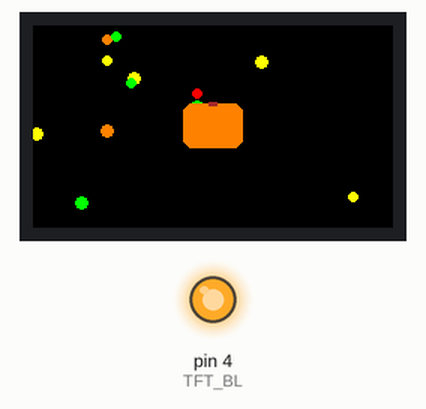
This sketch was run on a simulated Arduino Mega 2560, built with avr-gcc and run on an emulated ATmega2560. On the bench: 240×135 colour display, output pins drawn as LEDs (lit = HIGH). Random numbers use the default seed unless the sketch sets one.

Above: at 0.3 s.
At 7.8 s:
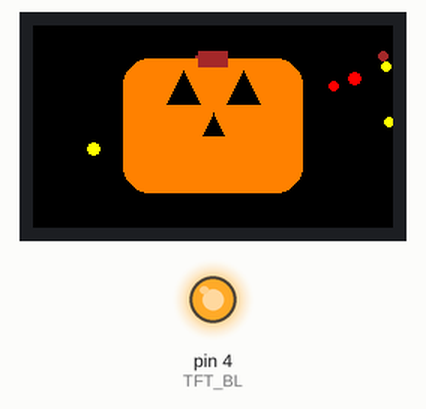
At 13.3 s:
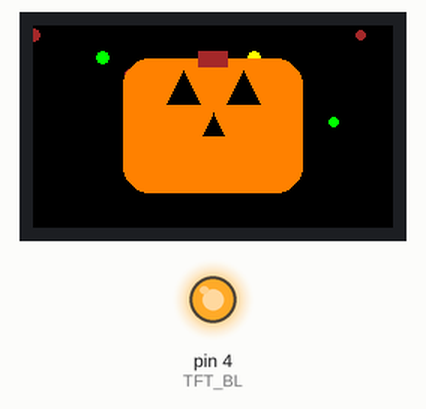
At 18.7 s:
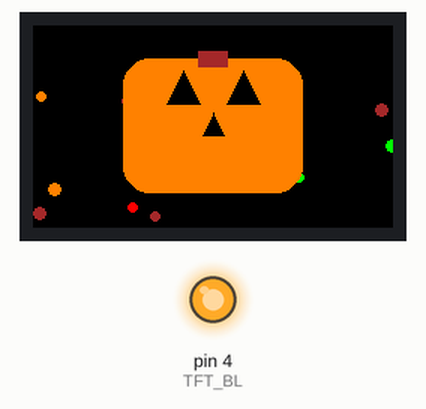
At 27.4 s:
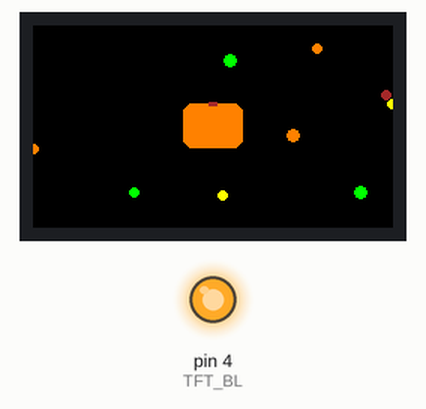
At 36.0 s:
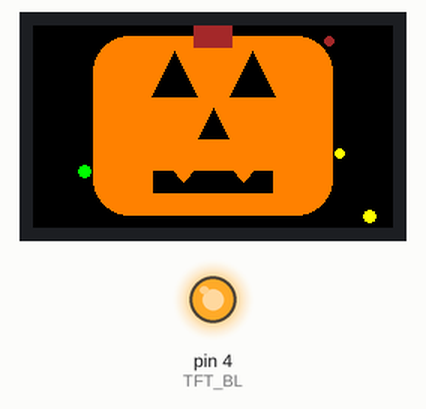

Measured:
- what the display in image 1 shows lasts 1.1 s, from 7.8 s to 8.9 s

The sketch:

module_1.ino
```cpp
#include <Adafruit_GFX.h>
#include <Adafruit_ST7789.h>  // Make sure this library is installed
#include <SPI.h>

// pinouts from https://github.com/Xinyuan-LilyGO/TTGO-T-Display
#define TFT_MOSI 19
#define TFT_SCLK 18
#define TFT_CS 5
#define TFT_DC 16
#define TFT_RST 23
#define TFT_BL 4

Adafruit_ST7789 tft = Adafruit_ST7789(TFT_CS, TFT_DC, TFT_MOSI, TFT_SCLK, TFT_RST);

// Jack-o'-lantern face dimensions and zoom factor
int faceWidth = 40;   // wider pumpkin
int faceHeight = 30;
int zoomFactor = 1;
int maxZoom = 5;

uint16_t brown = tft.color565(165, 42, 42);

// Leaf colors
uint16_t leafColors[] = {ST77XX_RED, ST77XX_GREEN, ST77XX_ORANGE, ST77XX_YELLOW, brown};

void drawRandomLeaves() {
  int numLeaves = random(5, 15);  // Random number of leaves
  for (int i = 0; i < numLeaves; i++) {
    int x = random(0, tft.width());
    int y = random(0, tft.height());
    uint16_t color = leafColors[random(0, 5)];
    tft.fillCircle(x, y, random(3, 5), color);  // Random leaf size and color
  }
}

void setup() {
  // Initialize the display
  pinMode(TFT_BL, OUTPUT);
  digitalWrite(TFT_BL, HIGH);

  tft.init(135, 240);  // Init ST7789 with 240x240 resolution
  tft.setRotation(1);  // Set rotation as needed
  tft.fillScreen(ST77XX_BLACK);

}

void drawJackOLantern(int x, int y, int width, int height, int zoomLevel) {

  // adding basic pumpkin on first appearance
  // rounder rectangle for better pumpkin shape
  tft.fillRoundRect(x - width / 2, y - height / 2, width, height, height / 5, ST77XX_ORANGE);

  // brown stem
  int stemWidth = width / 6; // width of the stem as 1/6 of the pumpkin's width
  int stemHeight = height / 8; // height of the stem as 1/6 of the pumpkin's height
  tft.fillRect(x - stemWidth / 2, y - height / 2 - stemHeight / 2, stemWidth, stemHeight, brown);

  // variables for the eyes
  int eyeOffset = width / 6;  // horizontal distance between the eyes
  int eyeHeight = height / 4;  // height of the eyes
  int eyeWidth = eyeHeight;
  int eyeYPosition = y - height / 6;  // Y position for the eyes

  // variables for the nose
  int noseHeight = height / 6; // height of nose is 1/6 of the pumpkin's height

  // add features based on zoom level

  // adding eyes on zoom level 2
  if (zoomLevel >= 2) {
    // Left eye
    tft.fillTriangle(
      x - eyeOffset - eyeWidth / 2, eyeYPosition,
      x - eyeOffset + eyeWidth / 2, eyeYPosition,
      x - eyeOffset, eyeYPosition - eyeHeight, ST77XX_BLACK);

    // Right eye
    tft.fillTriangle(
      x + eyeOffset - eyeWidth / 2, eyeYPosition,
      x + eyeOffset + eyeWidth / 2, eyeYPosition,
      x + eyeOffset, eyeYPosition - eyeHeight, ST77XX_BLACK);
  }

  // add nose on zoom level 3
  if (zoomLevel >= 3) {
    // Nose (right-side-up triangle, moved higher)
    tft.fillTriangle(x, y - height / 10, x - noseHeight / 2, y - height / 10 + noseHeight, x + noseHeight / 2, y - height / 10 + noseHeight, ST77XX_BLACK);
  }

  // add mouth with vampire fangs on zoom level 4
  if (zoomLevel >= 4) {

    int mouthWidth = width / 2;
    int mouthHeight = height / 8;
    int mouthY = y + height / 4;
    tft.fillRect(x - mouthWidth / 2, mouthY, mouthWidth, mouthHeight, ST77XX_BLACK);

    int fangHeight = height / 6;
    int fangWidth = width / 5;

    tft.fillTriangle(
      x - mouthWidth / 4, mouthY + mouthHeight / 2,
      x - mouthWidth / 4 - fangWidth / 2, mouthY - fangHeight + mouthHeight / 2,
      x - mouthWidth / 4 + fangWidth / 2, mouthY - fangHeight + mouthHeight / 2, ST77XX_ORANGE);
    tft.fillTriangle(
      x + mouthWidth / 4, mouthY + mouthHeight / 2,
      x + mouthWidth / 4 - fangWidth / 2, mouthY - fangHeight + mouthHeight / 2,
      x + mouthWidth / 4 + fangWidth / 2, mouthY - fangHeight + mouthHeight / 2, ST77XX_ORANGE);

  }

  // light up pumpkin on final level
  if (zoomLevel == maxZoom) {
    // lighter shade of orange
    uint16_t lightOrange = tft.color565(255, 160, 0);

    // eyes
    tft.fillTriangle(
      x - eyeOffset - eyeWidth / 2, eyeYPosition,
      x - eyeOffset + eyeWidth / 2, eyeYPosition,
      x - eyeOffset, eyeYPosition - eyeHeight, lightOrange);
    tft.fillTriangle(
      x + eyeOffset - eyeWidth / 2, eyeYPosition,
      x + eyeOffset + eyeWidth / 2, eyeYPosition,
      x + eyeOffset, eyeYPosition - eyeHeight, lightOrange);

    // nose
    tft.fillTriangle(x, y - height / 10, x - noseHeight / 2, y - height / 10 + noseHeight, x + noseHeight / 2, y - height / 10 + noseHeight, lightOrange);

    // mouth
    int mouthWidth = width / 2;
    int mouthHeight = height / 8;
    int mouthY = y + height / 4;
    tft.fillRect(x - mouthWidth / 2, mouthY, mouthWidth, mouthHeight, lightOrange);

    // need to redraw fangs
    int fangHeight = height / 6;
    int fangWidth = width / 5;

    tft.fillTriangle(
      x - mouthWidth / 4, mouthY + mouthHeight / 2,
      x - mouthWidth / 4 - fangWidth / 2, mouthY - fangHeight + mouthHeight / 2,
      x - mouthWidth / 4 + fangWidth / 2, mouthY - fangHeight + mouthHeight / 2, ST77XX_ORANGE);
    tft.fillTriangle(
      x + mouthWidth / 4, mouthY + mouthHeight / 2,
      x + mouthWidth / 4 - fangWidth / 2, mouthY - fangHeight + mouthHeight / 2,
      x + mouthWidth / 4 + fangWidth / 2, mouthY - fangHeight + mouthHeight / 2, ST77XX_ORANGE);

  }
}


void loop() {
  // Clear the display
  tft.fillScreen(ST77XX_BLACK);

  drawRandomLeaves();

  // Draw the Jack-o'-lantern in the center of the screen, adjusting the size with zoom
  int x = tft.width() / 2;
  int y = tft.height() / 2;
  drawJackOLantern(x, y, faceWidth * zoomFactor, faceHeight * zoomFactor, zoomFactor);

  // Increment zoom factor and loop back if it exceeds max zoom
  zoomFactor++;
  if (zoomFactor > maxZoom) {
    zoomFactor = 1;  // Reset zoom after reaching maximum
  }

  // Wait a couple of seconds before next zoom
  delay(1000);
}
```
